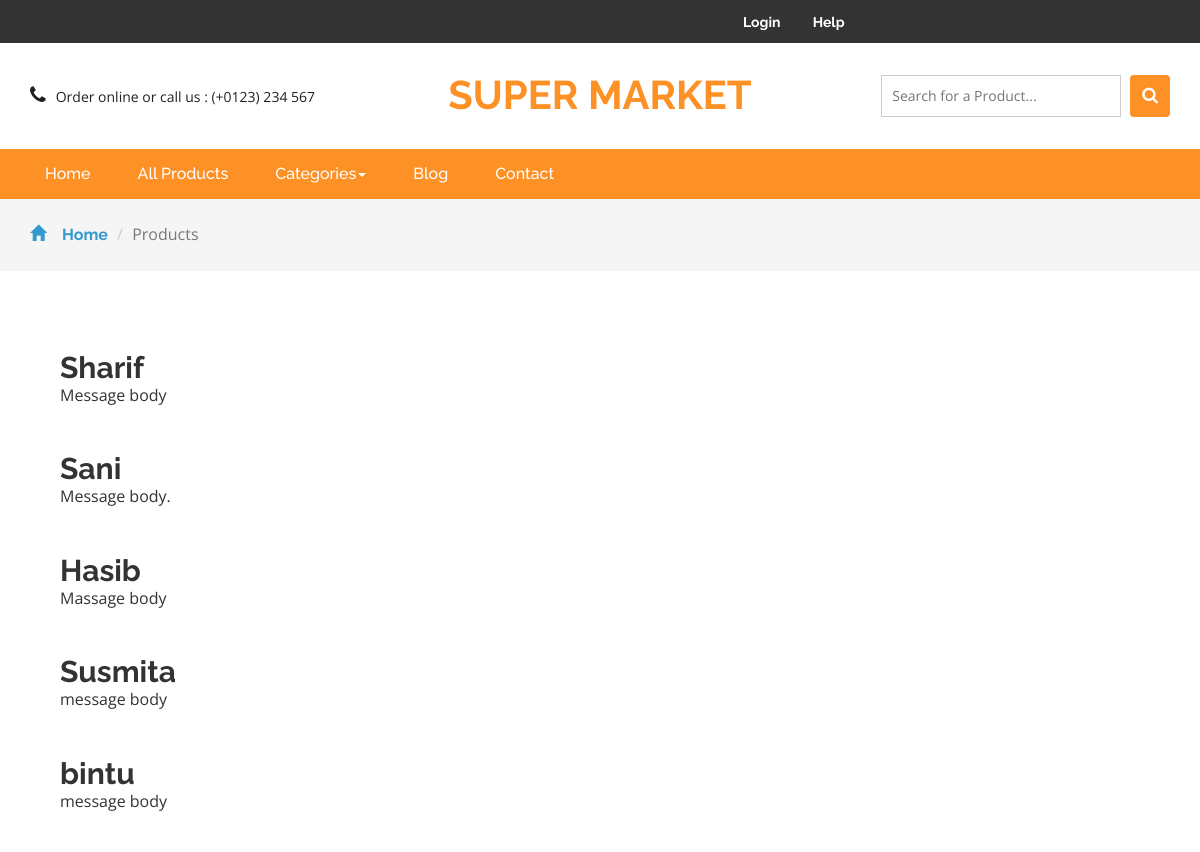
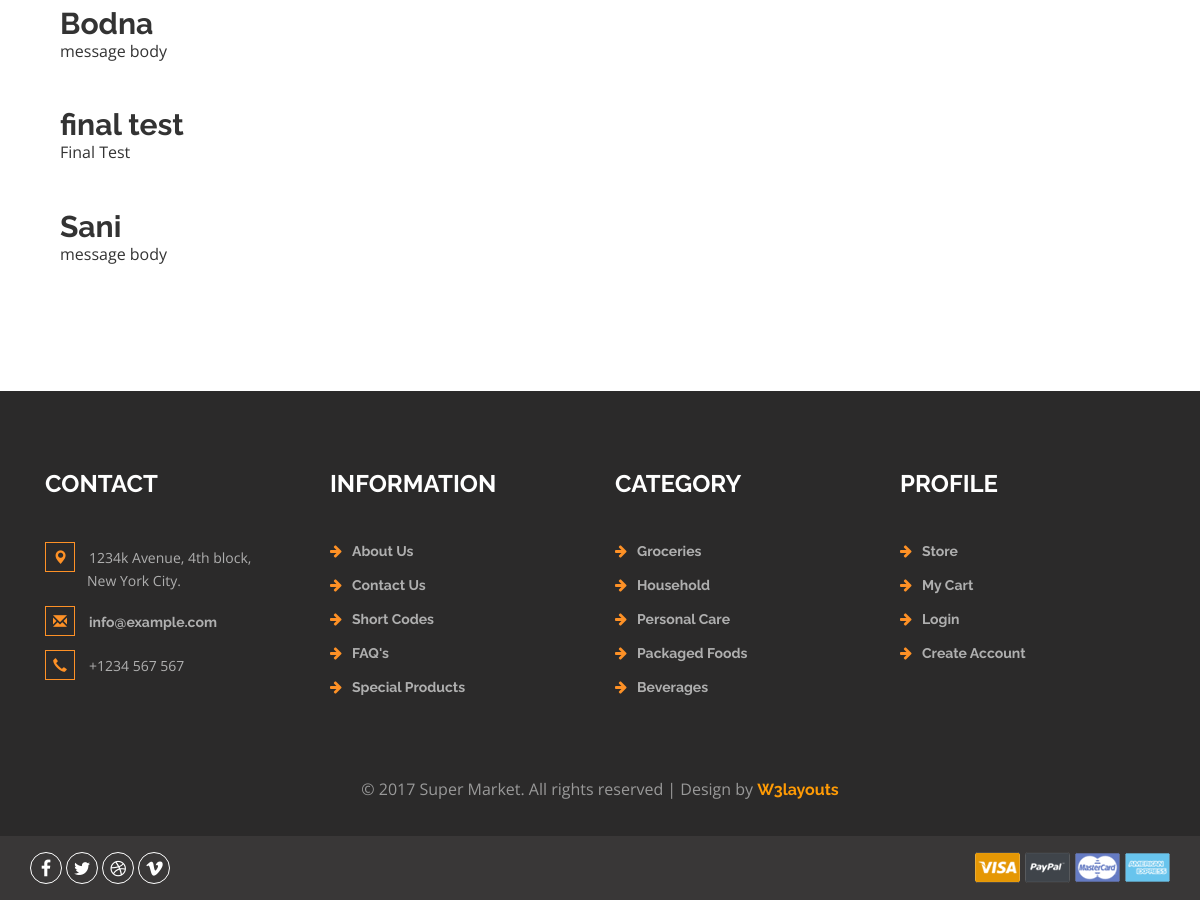
/message.php, run on the app's committed database (2 pictures, top to bottom).
### tables this page shows
CREATE TABLE `message` (
  `mbody` text NOT NULL,
  `memail` varchar(30) NOT NULL,
  `mname` varchar(15) NOT NULL
);

### message.php (the view, shortened to what this page needs)
<?php include('includes/header.php'); ?>
	<div class="breadcrumbs">
		<div class="container">
			<ol class="breadcrumb breadcrumb1 animated wow slideInLeft" data-wow-delay=".5s">
				<li><a href="index.html"><span class="glyphicon glyphicon-home" aria-hidden="true"></span>Home</a></li>
				<li class="active">Products</li>
			</ol>
		</div>
	</div>
	<div class="products">
		<div class="container">
			<div class="col-md-8 products-right">
				<?php
				include('includes/config.php');
				$sql = "SELECT * FROM message";
				$result = $link->query($sql);
				if ($result->num_rows > 0) {
				    while($row = $result->fetch_assoc()) {
				?>
				<div class="col-md-12 top_brand_left">
				      <h2><?php echo $row["mname"]; ?></h2></a>
              <p><?php echo $row["mbody"]; ?></p>
							<br><br>
				</div>
			<?php   }
				} else {
				    echo "0 results";
				}
				?>
				<div class="clearfix"> </div>
			</div>
			<div class="clearfix"> </div>
		</div>
	</div>
<?php include('includes/footer.php'); ?>

### css/style.css (style rules this page uses)
html, body { font-size: 100%; font-family: 'Open Sans', sans-serif; background:#ffffff; }
ul li,ol li { font-size:14px; }
p { margin:0; }
h1,h2,h3,h4,h5,h6,a { font-family: 'Raleway', sans-serif; margin:0; font-weight:700; }
.breadcrumb1 li span { left: 0em; padding-right: 1em; color: #3399cc; }
.breadcrumbs { padding: 1.5em 0; background: #f5f5f5; }
.breadcrumb { margin-bottom: 0 !important; padding: 0 !important; }
.breadcrumb1 li { font-size: 1em; color: #999; }
.breadcrumb1 li a { color: #3399cc; text-decoration: none; }
.products { padding: 5em 0; }
.glyphicon { position: relative; top: 1px; display: inline-block; font-family: 'Glyphicons Halflings'; font-style: normal; font-weight: 400; line-height: 1; -webkit-font-smoothing: antialiased; -moz-osx-font-smoothing: grayscale; color: #777; }

### data on the page
message: mname "Sharif", mbody "Message body"
message: mname "Sani", mbody "Message body."
message: mname "Hasib", mbody "Massage body"
message: mname "Susmita", mbody "message body"
message: mname "bintu", mbody "message body"
message: mname "Bodna", mbody "message body"
message: mname "final test", mbody "Final Test"
message: mname "Sani", mbody "message body"
